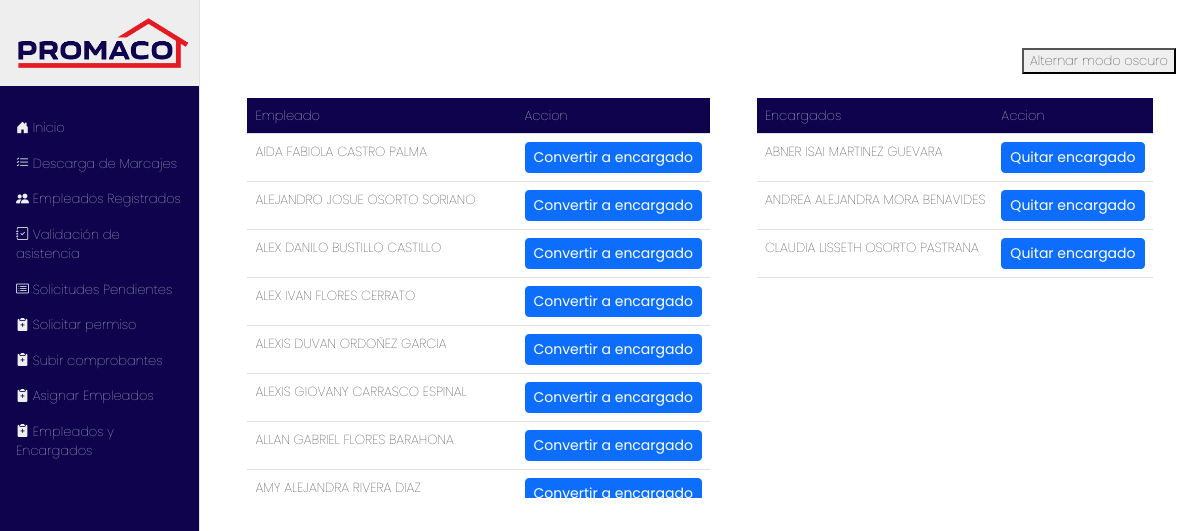
/marcaje/empleados_y_encargados/, run on the app's committed database.
### marcaje/models.py (models this page shows, shortened)
class Empleado(models.Model):
    id_externo = models.IntegerField(unique=True)
    codigo = models.CharField(max_length=20)
    nombre = models.CharField(max_length=100)
    departamento = models.CharField(max_length=100)
    sucursal = models.ForeignKey(Sucursal, on_delete=models.PROTECT)
    es_encargado = models.BooleanField(default=False)
    class Meta:
        verbose_name = "Empleado"
        verbose_name_plural = "Empleados"
        ordering = ['nombre']

### marcaje/views.py (the view)
# urls.py: path('empleados_y_encargados/', views.empleados_y_encargados, name='empleados_y_encargados'),
def empleados_y_encargados(request):
    empleados = Empleado.objects.filter(es_encargado=False)
    encargados = Empleado.objects.filter(es_encargado=True)
    return render(request, 'emp_enc.html', {'empleados': empleados, 'encargados': encargados})

### marcaje/templates/emp_enc.html (shortened to what this page needs)
{% extends 'base.html' %}
{% block content %}
<div id="tablas" class="d-flex justify-content-around">
<div id="tabla-empleados">
    <table id="empleados" class="table table-hover">
        <thead>
            <th>Empleado</th>
            <th>Accion</th>
        </thead>
        <tbody>
            {% for emp in empleados %}
            <tr>
                <td>{{ emp.nombre }}</td>
                <td>
                  <form method="POST"
                        hx-post="{% url 'convertir_a_encargado' emp.id %}"
                        hx-target="#tablas"
                        hx-swap="innerHTML">
                    <button type="submit" class="btn btn-primary btn-sm">
                      Convertir a encargado
                    </button>
                  </form>
                </td>
              </tr>
            {% endfor %}
        </tbody>
    </table>
</div>
<div id="tabla-encargados">
    <table id="encargados" class="table table-hover">
        <thead>
            <th>Encargados</th>
            <th>Accion</th>
        </thead>
        <tbody>
            {% for encargado in encargados %}
            <tr>
                <td>{{ encargado.nombre }}</td>
                <td>
                  <form method="POST"
                        hx-post="{% url 'convertir_a_empleado' encargado.id %}"
                        hx-target="#tablas"
                        hx-swap="innerHTML">
                    <button type="submit" class="btn btn-primary btn-sm">
                        Quitar encargado
                    </button>
                  </form>
                </td>
              </tr>
            {% endfor %}
        </tbody>
    </table>
</div>
</div>
{%endblock%}

### static/styles/menu.css (style rules this page uses)
* { font-family: "Poppins", serif; font-weight: 100; font-style: normal; }
body { font-size: 13px; }
.table th { background: #0F034E !important; color: #fff !important; position: sticky !important; }
.table thead { position: sticky !important; top: 0; }
div#tabla-empleados { overflow: auto; max-height: 400px; }

### templates/base.html (style rules this page uses)
body { background: #fff; color: #111; transition: background 0.3s, color 0.3s; }

### data on the page
Empleado: nombre "AIDA FABIOLA CASTRO PALMA"
Empleado: nombre "ALEJANDRO JOSUE OSORTO SORIANO"
Empleado: nombre "ALEX DANILO BUSTILLO CASTILLO"
Empleado: nombre "ALEX IVAN FLORES CERRATO"
Empleado: nombre "ALEXIS DUVAN ORDOÑEZ GARCIA"
Empleado: nombre "ALEXIS GIOVANY CARRASCO ESPINAL"
Empleado: nombre "ALLAN GABRIEL FLORES BARAHONA"
Empleado: nombre "AMY ALEJANDRA RIVERA DIAZ"
Empleado: nombre "ABNER ISAI MARTINEZ GUEVARA"
Empleado: nombre "ANDREA ALEJANDRA MORA BENAVIDES"
Empleado: nombre "CLAUDIA LISSETH OSORTO PASTRANA"
